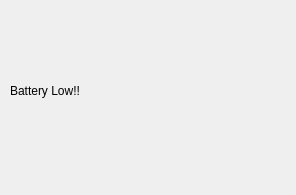
<?xml version="1.0" encoding="UTF-8"?>
<ui version="4.0">
 <class>BatteryLowMessage</class>
 <widget class="QDialog" name="BatteryLowMessage">
  <property name="geometry">
   <rect>
    <x>0</x>
    <y>0</y>
    <width>296</width>
    <height>195</height>
   </rect>
  </property>
  <property name="windowTitle">
   <string>Dialog</string>
  </property>
  <widget class="QLabel" name="label">
   <property name="geometry">
    <rect>
     <x>10</x>
     <y>40</y>
     <width>271</width>
     <height>101</height>
    </rect>
   </property>
   <property name="autoFillBackground">
    <bool>false</bool>
   </property>
   <property name="styleSheet">
    <string notr="true">font: 75 italic 29pt &quot;DejaVu Sans&quot;;</string>
   </property>
   <property name="text">
    <string>Battery Low!!</string>
   </property>
  </widget>
 </widget>
 <resources/>
 <connections/>
</ui>
